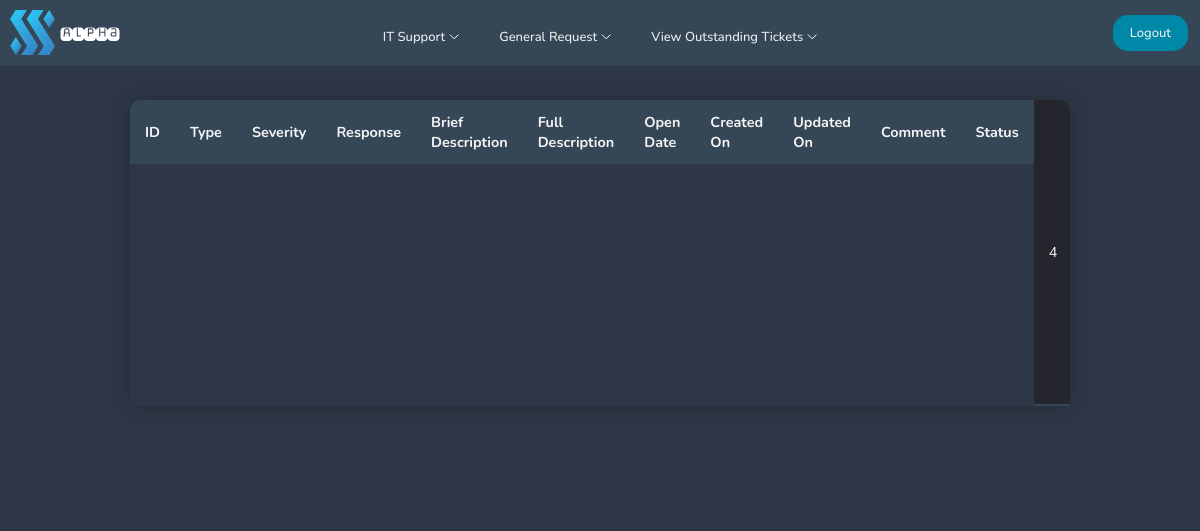
The page /pages/user-select-it-ticket.php?id=1 on the database as committed earlier.
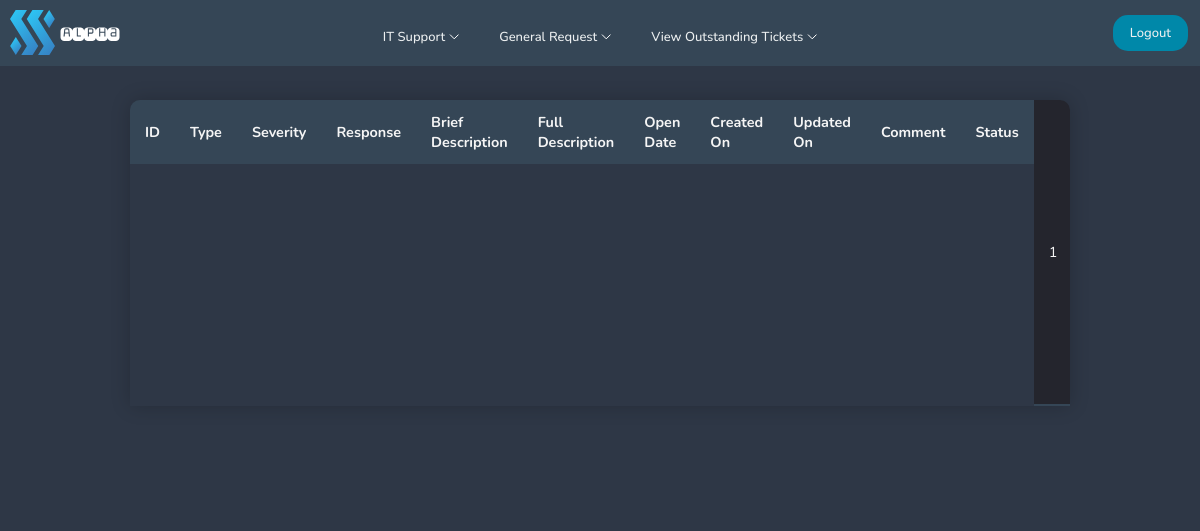
The same page on the database as committed later.
### tables this page shows
CREATE TABLE "itticket" (
	"id"	INTEGER,
	"user"	INTEGER,
	"type"	TEXT,
	"severity"	TEXT,
	"brief"	INTEGER,
	"full"	TEXT,
	"createdon"	TEXT,
	"status"	TEXT,
	"comment"	TEXT,
	"updatedon"	TEXT,
	PRIMARY KEY("id"),
	FOREIGN KEY("severity") REFERENCES "itsupportservices"("id")
);

CREATE TABLE "itsupportservices" (
	"id"	INTEGER,
	"severity"	TEXT,
	"response"	TEXT,
	"recovery"	TEXT,
	PRIMARY KEY("id")
);

### pages/user-select-it-ticket.php (the view, shortened to what this page needs)
<!DOCTYPE html>
<html lang="en">
<head>
    <?php include'../navigation/userdashnavbar.php';
    require ('../config/dbcon.php'); ?>
    <link rel="stylesheet" href="../navigation/userdashnavbar.css">
    <link rel="stylesheet" href="../css/usertickettable.css">
    <link rel="stylesheet" href="../css/user-select-button.css">
</head>
<body bgcolor="#2E3746">
    <?php
    if(isset($_GET['id'])) {
        $id = $_GET['id'];
    };
    $query = "SELECT * FROM itticket
              left join itsupportservices
              on itticket.severity = itsupportservices.id
              where itticket.id = $id";
    $statement = $conn->prepare($query);
    $statement->execute();
    $statement->setFetchMode(PDO::FETCH_OBJ);
    $result = $statement->fetchAll();
    ?>
    <table class="ticket-table">
        <thead>
        <tr>
            <th>ID</th>
            <th>Type</th>
            <th>Severity</th>
            <th>Response</th>
            <th>Brief Description</th>
            <th>Full Description</th>
            <th>Open Date</th>
            <th>Created On</th>
            <th>Updated On</th>
            <th>Comment</th>
            <th>Status</th>
        </tr>
        </thead>
        <?php foreach($result as $data) { ?>
            <tr>
                <td><?= $data->id; ?> </td>
            </tr>
            <?php
        }
        ?>
    </table>
</body>
</html>

Rows that differ between the two databases and show on the page:
changed itticket: severity "4" → "1"
